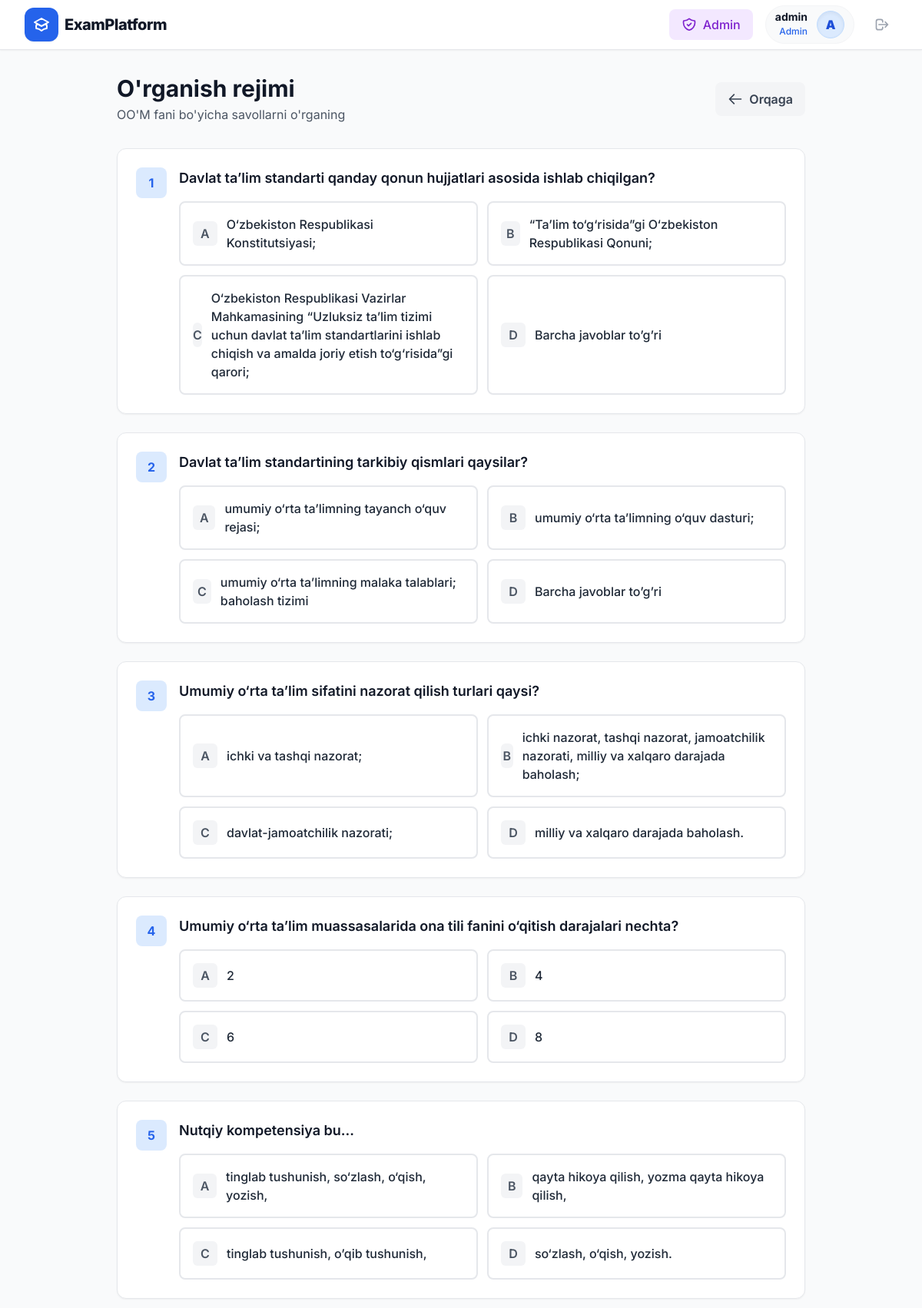
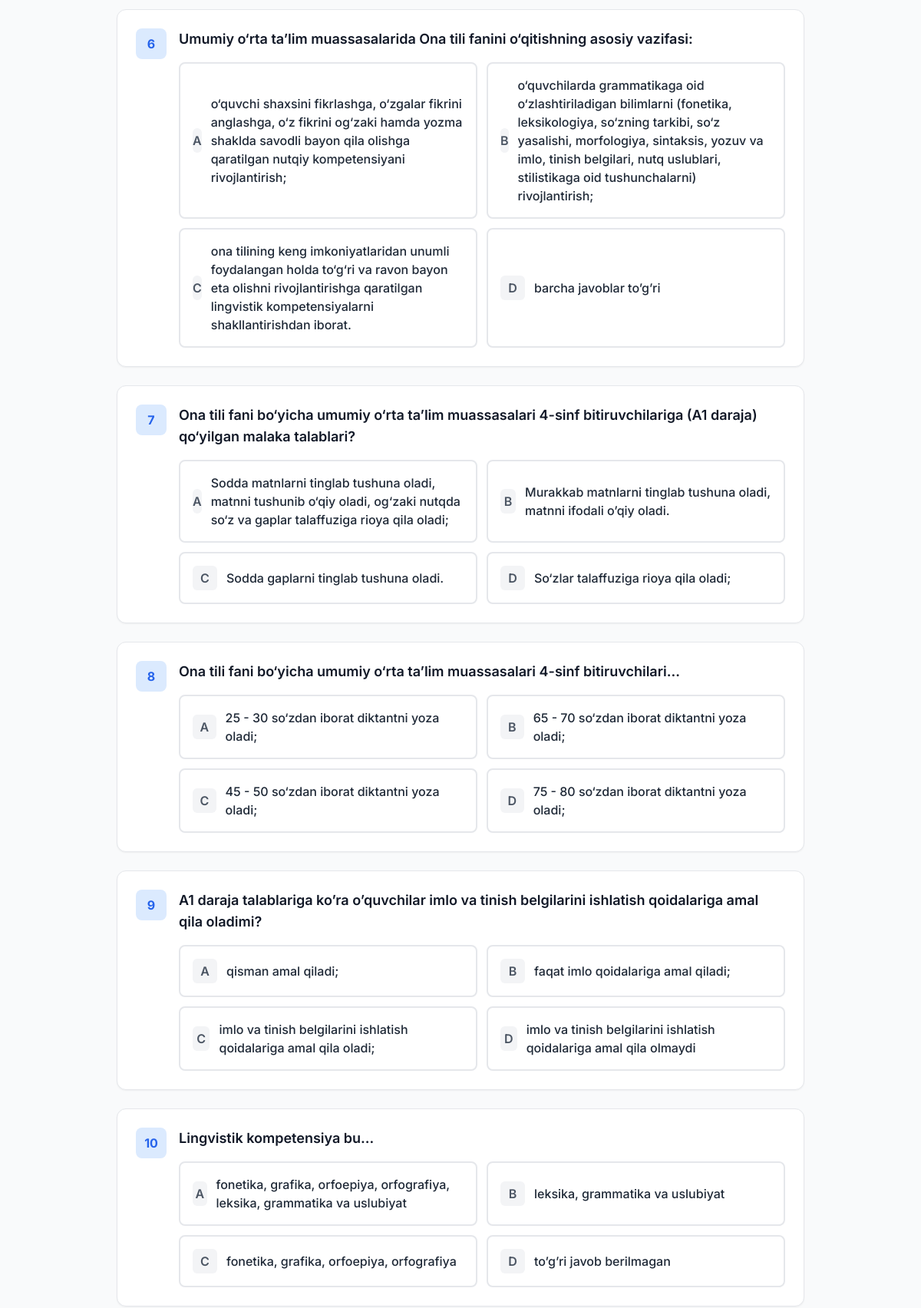
The page /learn/1/ (signed in, upper part) on the database its author committed (2 pictures, top to bottom).
### quiz/models.py (models this page shows, shortened)
class Subject(models.Model):
    name = models.CharField(max_length=100, verbose_name="Fan nomi")
    description = models.TextField(verbose_name="Fan tavsifi", blank=True)

class Question(models.Model):
    ANSWER_CHOICES = [
        ('A', 'A'),
        ('B', 'B'),
        ('C', 'C'),
        ('D', 'D'),
    ]
    subject = models.ForeignKey(Subject, on_delete=models.CASCADE, verbose_name="Fan")
    text = models.TextField(verbose_name="Savol matni")
    option_a = models.CharField(max_length=255, verbose_name="A varianti")
    option_b = models.CharField(max_length=255, verbose_name="B varianti")
    option_c = models.CharField(max_length=255, verbose_name="C varianti")
    option_d = models.CharField(max_length=255, verbose_name="D varianti")
    correct_answer = models.CharField(max_length=1, choices=ANSWER_CHOICES, verbose_name="To'g'ri javob")

### quiz/views.py (the view)
# urls.py: path('learn/<int:subject_id>/', views.LearnModeView.as_view(), name='learn_mode'),
class LearnModeView(LoginRequiredMixin, ListView):
    model = Question
    template_name = 'quiz/learn.html'
    context_object_name = 'questions'
    def get_queryset(self):
        subject_id = self.kwargs['subject_id']
        return Question.objects.filter(subject_id=subject_id)
    def get_context_data(self, **kwargs):
        context = super().get_context_data(**kwargs)
        context['subject'] = get_object_or_404(Subject, id=self.kwargs['subject_id'])
        return context

### templates/quiz/learn.html (shortened to what this page needs)
{% extends 'base.html' %}
{% block content %}
<div class="max-w-4xl mx-auto">
    <div class="mb-8">
        <div class="flex items-center justify-between mb-4">
            <div>
                <h1 class="text-3xl font-bold text-gray-900">O'rganish rejimi</h1>
                <p class="text-gray-600 mt-1">{{ subject.name }} fani bo'yicha savollarni o'rganing</p>
            </div>
            <a href="{% url 'home' %}" class="bg-gray-100 hover:bg-gray-200 text-gray-700 font-semibold py-2.5 px-4 rounded-lg transition duration-200 flex items-center gap-2">
                <svg class="w-5 h-5" fill="none" stroke="currentColor" viewBox="0 0 24 24">
                    <path stroke-linecap="round" stroke-linejoin="round" stroke-width="2" d="M10 19l-7-7m0 0l7-7m-7 7h18"></path>
                </svg>
                Orqaga
            </a>
        </div>
    </div>
    <div class="space-y-6" id="questions-container">
        {% for question in questions %}
        <div class="bg-white rounded-xl border border-gray-200 shadow-sm hover:shadow-lg transition-all duration-300 overflow-hidden question-card">
            <div class="p-6">
                <div class="flex items-start gap-4">
                    <div class="h-10 w-10 bg-blue-100 text-blue-600 rounded-lg flex items-center justify-center font-bold flex-shrink-0">
                        {{ forloop.counter }}
                    </div>
                    <div class="flex-1">
                        <h3 class="text-lg font-semibold text-gray-900 mb-4">{{ question.text }}</h3>
                        <div class="grid grid-cols-1 sm:grid-cols-2 gap-3" id="options-{{ question.id }}">
                            <button onclick="checkAnswer({{ question.id }}, 'A')" class="option-btn bg-white border-2 border-gray-200 hover:border-blue-400 hover:bg-blue-50 text-left p-4 rounded-lg transition-all duration-200 group">
                                <div class="flex items-center gap-3">
                                    <div class="h-8 w-8 bg-gray-100 text-gray-600 rounded-md flex items-center justify-center font-semibold group-hover:bg-blue-100 group-hover:text-blue-600 transition-colors">
                                        A
                                    </div>
                                    <span class="text-gray-800 font-medium">{{ question.option_a }}</span>
                                </div>
                            </button>
                            <button onclick="checkAnswer({{ question.id }}, 'B')" class="option-btn bg-white border-2 border-gray-200 hover:border-blue-400 hover:bg-blue-50 text-left p-4 rounded-lg transition-all duration-200 group">
                                <div class="flex items-center gap-3">
                                    <div class="h-8 w-8 bg-gray-100 text-gray-600 rounded-md flex items-center justify-center font-semibold group-hover:bg-blue-100 group-hover:text-blue-600 transition-colors">
                                        B
                                    </div>
                                    <span class="text-gray-800 font-medium">{{ question.option_b }}</span>
                                </div>
                            </button>
                            <button onclick="checkAnswer({{ question.id }}, 'C')" class="option-btn bg-white border-2 border-gray-200 hover:border-blue-400 hover:bg-blue-50 text-left p-4 rounded-lg transition-all duration-200 group">
                                <div class="flex items-center gap-3">
                                    <div class="h-8 w-8 bg-gray-100 text-gray-600 rounded-md flex items-center justify-center font-semibold group-hover:bg-blue-100 group-hover:text-blue-600 transition-colors">
                                        C
                                    </div>
                                    <span class="text-gray-800 font-medium">{{ question.option_c }}</span>
                                </div>
                            </button>
                            <button onclick="checkAnswer({{ question.id }}, 'D')" class="option-btn bg-white border-2 border-gray-200 hover:border-blue-400 hover:bg-blue-50 text-left p-4 rounded-lg transition-all duration-200 group">
                                <div class="flex items-center gap-3">
                                    <div class="h-8 w-8 bg-gray-100 text-gray-600 rounded-md flex items-center justify-center font-semibold group-hover:bg-blue-100 group-hover:text-blue-600 transition-colors">
                                        D
                                    </div>
                                    <span class="text-gray-800 font-medium">{{ question.option_d }}</span>
                                </div>
                            </button>
                        </div>
                    </div>
                </div>
            </div>
        </div>
        {% endfor %}
    </div>
</div>
{% endblock %}

### templates/base.html (shortened to what this page needs)
{% load static %}
<!DOCTYPE html>
<html lang="uz">
<head>
    <script src="https://cdn.tailwindcss.com"></script>
    <link rel="stylesheet" href="{% static 'css/quiz.css' %}">
</head>
<body class="bg-gray-50 text-gray-800 antialiased flex flex-col min-h-screen">
    <nav class="bg-white shadow-sm border-b border-gray-200 sticky top-0 z-50">
        <div class="max-w-7xl mx-auto px-4 sm:px-6 lg:px-8">
            <div class="flex justify-between h-16">
                <div class="flex items-center">
                    <a href="{% url 'home' %}" class="flex items-center gap-2 group">
                        <div class="bg-blue-600 text-white p-2.5 rounded-xl group-hover:bg-blue-700 transition-smooth shadow-sm">
                        </div>
                        <span class="text-xl font-extrabold text-gray-900 tracking-tight group-hover:text-blue-700 transition-smooth">ExamPlatform</span>
                    </a>
                </div>
                <div class="flex items-center space-x-2 sm:space-x-4">
                    {% if user.is_authenticated %}
                    {% if user.is_superuser %}
                    <a href="{% url 'dashboard' %}" class="bg-purple-100 hover:bg-purple-200 text-purple-700 font-medium py-2 px-4 rounded-lg transition duration-200 flex items-center gap-2">
                        Admin
                    </a>
                    {% endif %}
                    <div class="flex items-center gap-3 bg-gray-50 py-1.5 px-3 rounded-full border border-gray-100">
                        <div class="hidden sm:block text-right">
                            <p class="text-sm font-bold text-gray-900 leading-none">{{ user.username }}</p>
                            <p class="text-xs text-blue-600 font-medium mt-1">{% if user.is_superuser %}Admin{% else %}O'quvchi{% endif %}</p>
                        </div>
                        <div class="h-9 w-9 rounded-full bg-blue-100 border border-blue-200 flex items-center justify-center text-blue-700 font-black shadow-inner">
                            {{ user.username|make_list|first|upper }}
                        </div>
                    </div>
                    <form method="POST" action="{% url 'logout' %}" class="inline m-0 p-0">
                        <button type="submit" class="text-gray-400 hover:text-red-600 hover:bg-red-50 p-2.5 rounded-xl transition-smooth" title="Tizimdan chiqish">
                            <svg class="w-5 h-5" fill="none" stroke="currentColor" viewBox="0 0 24 24">
                                <path stroke-linecap="round" stroke-linejoin="round" stroke-width="2" d="M17 16l4-4m0 0l-4-4m4 4H7m6 4v1a3 3 0 01-3 3H6a3 3 0 01-3-3V7a3 3 0 013-3h4a3 3 0 013 3v1"></path>
                            </svg>
                        </button>
                    </form>
                    {% endif %}
                </div>
            </div>
        </div>
    </nav>
    <main class="flex-grow max-w-7xl mx-auto px-4 sm:px-6 lg:px-8 py-8 w-full">
        {% block content %}
        {% endblock %}
    </main>
</body>
</html>

### static/css/quiz.css (style rules this page uses)
.question-card { animation: slideInUp 0.3s ease-out; }
.question-card:nth-child(1) { animation-delay: 0.1s; }
.question-card:nth-child(2) { animation-delay: 0.2s; }
.question-card:nth-child(3) { animation-delay: 0.3s; }
.question-card:nth-child(4) { animation-delay: 0.4s; }
.question-card:nth-child(5) { animation-delay: 0.5s; }

### templates/base.html (style rules this page uses)
body { font-family: 'Inter', sans-serif; }
.transition-smooth { transition: all 0.3s cubic-bezier(0.4, 0, 0.2, 1); }

### rows shown on the page
Subject: name "OO'M"
Question: text "Davlat ta’lim standarti qanday qonun hujjatlari asosida ishlab chiqilgan?", option_a "O‘zbekiston Respublikasi Konstitutsiyasi;", option_b "“Ta’lim to‘g‘risida”gi O‘zbekiston Respublikasi Qonuni;", option_c "O‘zbekiston Respublikasi Vazirlar Mahkamasining “Uzluksiz ta’lim tizimi uchun davlat ta’lim standartlarini ishlab chiqish va amalda joriy etish to‘g‘risida”gi qarori;", option_d "Barcha javoblar to’g’ri"
Question: text "Davlat ta’lim standartining tarkibiy qismlari qaysilar?", option_a "umumiy o‘rta ta’limning tayanch o‘quv rejasi;", option_b "umumiy o‘rta ta’limning o‘quv dasturi;", option_c "umumiy o‘rta ta’limning malaka talablari; baholash tizimi", option_d "Barcha javoblar to’g’ri"
Question: text "Umumiy o‘rta ta’lim sifatini nazorat qilish turlari qaysi?", option_a "ichki va tashqi nazorat;", option_b "ichki nazorat, tashqi nazorat, jamoatchilik nazorati, milliy va xalqaro darajada baholash;", option_c "davlat-jamoatchilik nazorati;", option_d "milliy va xalqaro darajada baholash."
Question: text "Umumiy o‘rta ta’lim muassasalarida ona tili fanini o‘qitish darajalari nechta?", option_a "2", option_b "4", option_c "6", option_d "8"
Question: text "Nutqiy kompetensiya bu…", option_a "tinglab tushunish, so‘zlash, o‘qish, yozish,", option_b "qayta hikoya qilish, yozma qayta hikoya qilish,", option_c "tinglab tushunish, o’qib tushunish,", option_d "so‘zlash, o‘qish, yozish."
Question: text "Umumiy o‘rta ta’lim muassasalarida Ona tili fanini o‘qitishning asosiy vazifasi:", option_a "o‘quvchi shaxsini fikrlashga, o‘zgalar fikrini anglashga, o‘z fikrini og‘zaki hamda yozma shaklda savodli bayon qila olishga qaratilgan nutqiy kompetensiyani rivojlantirish;", option_b "o‘quvchilarda grammatikaga oid o‘zlashtiriladigan bilimlarni (fonetika, leksikologiya, so‘zning tarkibi, so‘z yasalishi, morfologiya, sintaksis, yozuv va imlo, tinish belgilari, nutq uslublari, stilistikaga oid tushunchalarni) rivojlantirish;", option_c "ona tilining keng imkoniyatlaridan unumli foydalangan holda to‘g‘ri va ravon bayon eta olishni rivojlantirishga qaratilgan lingvistik kompetensiyalarni shakllantirishdan iborat.", option_d "barcha javoblar to’g’ri"
Question: text "Ona tili fani bo‘yicha umumiy o‘rta ta’lim muassasalari 4-sinf bitiruvchilariga (A1 daraja) qo‘yilgan malaka talablari?", option_a "Sodda matnlarni tinglab tushuna oladi, matnni tushunib o‘qiy oladi, og‘zaki nutqda so‘z va gaplar talaffuziga rioya qila oladi;", option_b "Murakkab matnlarni tinglab tushuna oladi, matnni ifodali o’qiy oladi.", option_c "Sodda gaplarni tinglab tushuna oladi.", option_d "So‘zlar talaffuziga rioya qila oladi;"
Question: text "Ona tili fani bo‘yicha umumiy o‘rta ta’lim muassasalari 4-sinf bitiruvchilari…", option_a "25 - 30 so‘zdan iborat diktantni yoza oladi;", option_b "65 - 70 so‘zdan iborat diktantni yoza oladi;", option_c "45 - 50 so‘zdan iborat diktantni yoza oladi;", option_d "75 - 80 so‘zdan iborat diktantni yoza oladi;"
Question: text "A1 daraja talablariga ko’ra o’quvchilar imlo va tinish belgilarini ishlatish qoidalariga amal qila oladimi?", option_a "qisman amal qiladi;", option_b "faqat imlo qoidalariga amal qiladi;", option_c "imlo va tinish belgilarini ishlatish qoidalariga amal qila oladi;", option_d "imlo va tinish belgilarini ishlatish qoidalariga amal qila olmaydi"
Question: text "Lingvistik kompetensiya bu…", option_a "fonetika, grafika, orfoepiya, orfografiya, leksika, grammatika va uslubiyat", option_b "leksika, grammatika va uslubiyat", option_c "fonetika, grafika, orfoepiya, orfografiya", option_d "to’g’ri javob berilmagan"

### other values the page prints
{{ user.username }} "admin"
{{ user.username|make_list|first|upper }} "A"
